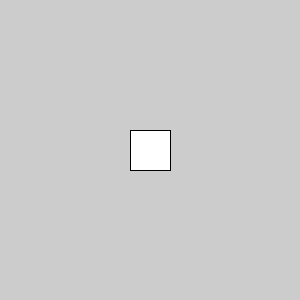
Frame 1 (no input)
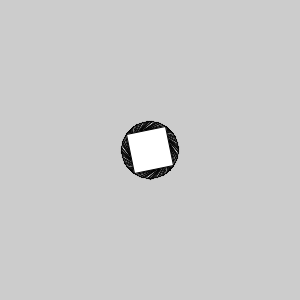
Frame 60 (the mouse pressed at the canvas centre just before this capture)
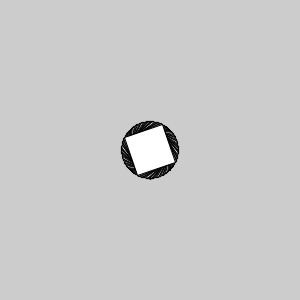
Frame 120 (the mouse held since frame 60 and released just before this capture)

The Processing sketch that drew these frames (run headless with seeded random() and noise(); from frame 60 on, the mouse is pressed at the canvas centre):

// Processing sketch: code8
// ── code8.pde
float x = 0;

void setup(){
  size(300,300);
}

void draw(){
  clear();
  translate(150,150);
  rotate(x);
  rect(-20, -20, 40, 40);
  x += 0.05;
}
